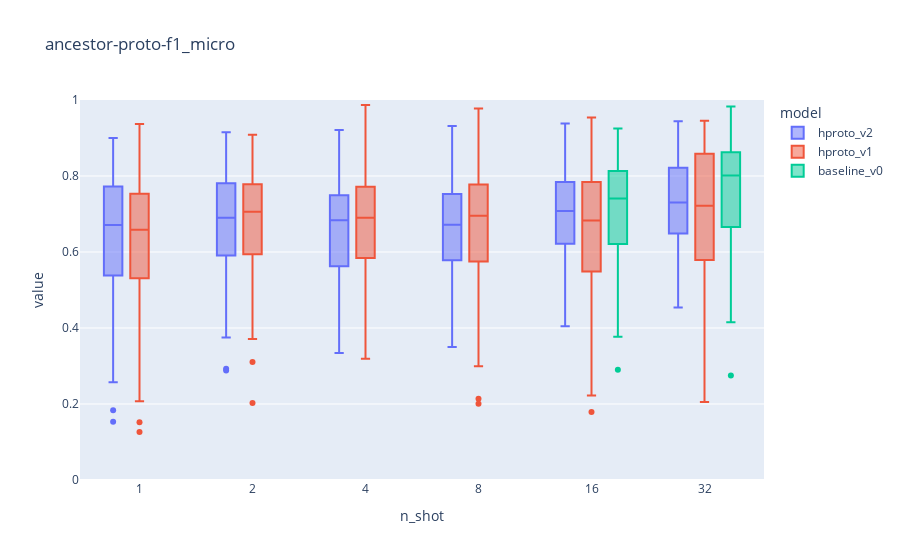

The notebook cell saved with this chart:
### Code cell
figs[3]['fig']

### Figure 1 — Plotly figure (JSON) as saved in the notebook; plotly's stock layout.template omitted (floating-point values rounded to 4 significant figures; data arrays with more than 128 entries replaced by an {"elided": "..."} marker saying what was removed)
{"data": [{"alignmentgroup": "True", "hovertemplate": "model=hproto_v2<br>n_shot=%{x}<br>value=%{y}<extra></extra>", "legendgroup": "hproto_v2", "marker": {"color": "#636efa"}, "name": "hproto_v2", "notched": false, "offsetgroup": "hproto_v2", "orientation": "v", "showlegend": true, "type": "box", "x": {"elided": "600 str values"}, "x0": " ", "xaxis": "x", "y": {"elided": "600 float values"}, "y0": " ", "yaxis": "y"}, {"alignmentgroup": "True", "hovertemplate": "model=hproto_v1<br>n_shot=%{x}<br>value=%{y}<extra></extra>", "legendgroup": "hproto_v1", "marker": {"color": "#EF553B"}, "name": "hproto_v1", "notched": false, "offsetgroup": "hproto_v1", "orientation": "v", "showlegend": true, "type": "box", "x": {"elided": "600 str values"}, "x0": " ", "xaxis": "x", "y": {"elided": "600 float values"}, "y0": " ", "yaxis": "y"}, {"alignmentgroup": "True", "hovertemplate": "model=baseline_v0<br>n_shot=%{x}<br>value=%{y}<extra></extra>", "legendgroup": "baseline_v0", "marker": {"color": "#00cc96"}, "name": "baseline_v0", "notched": false, "offsetgroup": "baseline_v0", "orientation": "v", "showlegend": true, "type": "box", "x": {"elided": "200 str values"}, "x0": " ", "xaxis": "x", "y": {"elided": "200 float values"}, "y0": " ", "yaxis": "y"}], "layout": {"boxmode": "group", "legend": {"title": {"text": "model"}, "tracegroupgap": 0}, "title": {"text": "ancestor-proto-f1_micro"}, "xaxis": {"anchor": "y", "domain": [0, 1], "title": {"text": "n_shot"}}, "yaxis": {"anchor": "x", "domain": [0, 1], "range": [0, 1], "title": {"text": "value"}}}}
